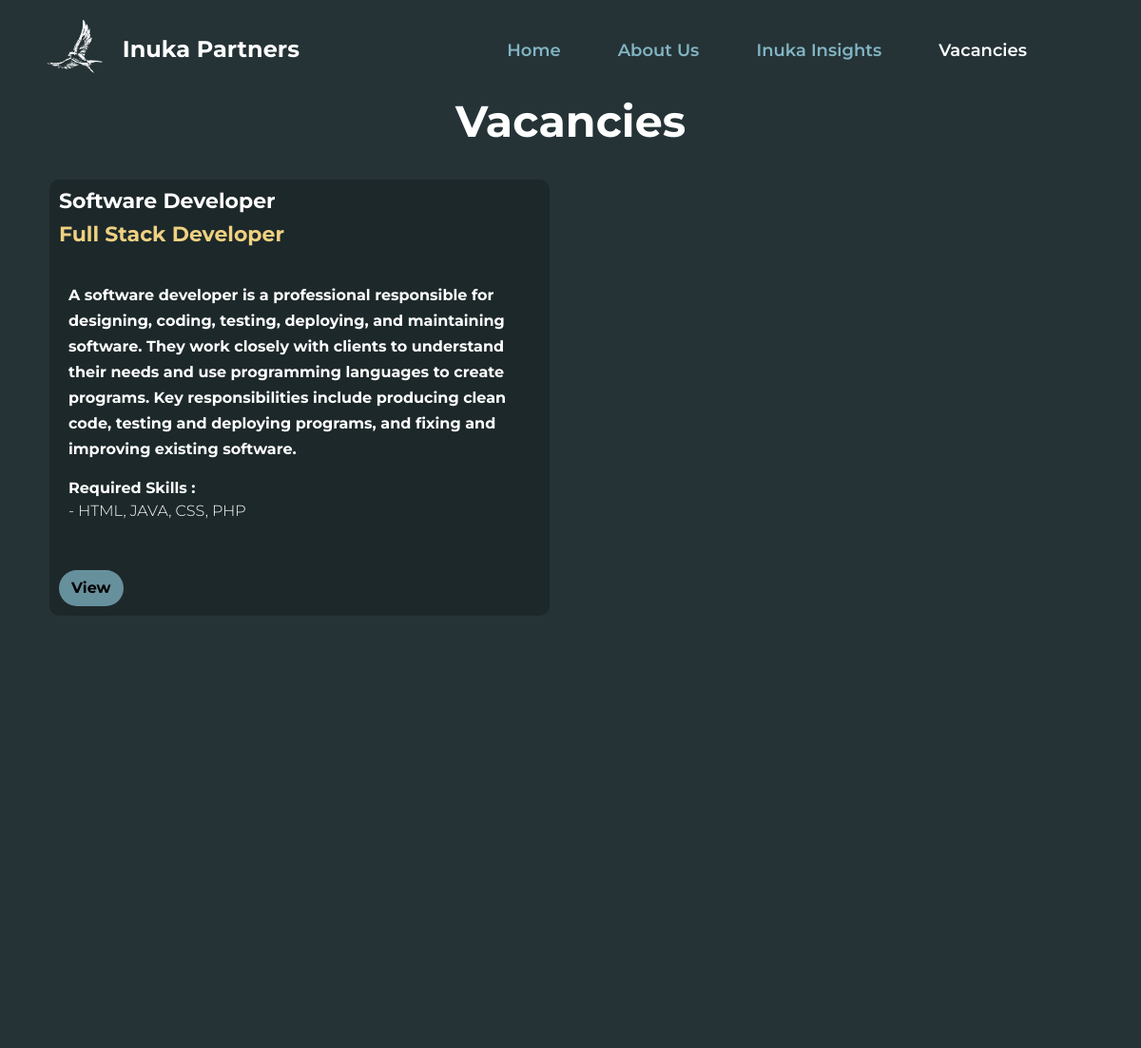
Before: /contact with the older database file.
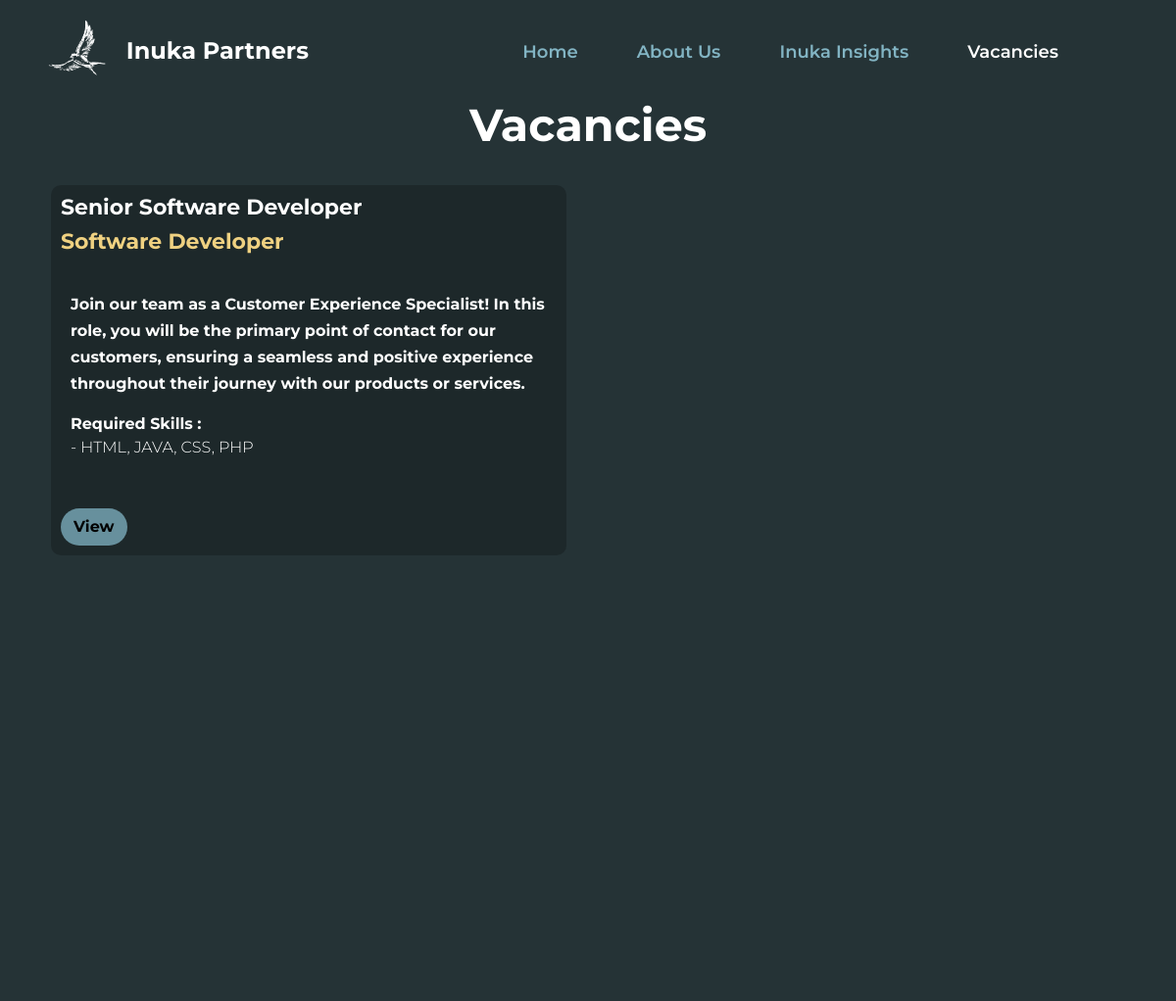
After: the same page with the newer database file.
### app/models.py (models this page shows)
class Job(db.Model):
    __tablename__ = 'job'
    id = db.Column(db.String(500), primary_key=True)
    title = db.Column(db.String(100))
    title_2 = db.Column(db.String(100))
    description = db.Column(db.String(3000))
    short_description = db.Column(db.String(2500))
    skills = db.Column(db.String(1000))

### app/routes.py (the view)
@app.route('/contact')
def contact():
    with Session(engine) as session:
        jobs = Job.query.all()
        sorted_jobs = SortedJobs.query.first()
        if sorted_jobs:
            order = eval(sorted_jobs.job_order)
        else:
            order = []
    return render_template('contact_us.html', jobs = jobs,order=order,sorted_jobs=sorted_jobs)

### app/templates/contact_us.html (shortened to what the changed rows need)
<!doctype html>
<html lang="en">
<head>
    <link href="/static/css/bootstrap.min.css" rel="stylesheet">
    <link href="/static/css/bootstrap-icons.css" rel="stylesheet">
    <link href="/static/css/templatemo-festava-live.css" rel="stylesheet">
    <link rel="stylesheet" href="https://cdnjs.cloudflare.com/ajax/libs/font-awesome/5.15.3//static/css/all.min.css">
        <link rel="stylesheet" href="https://cdnjs.cloudflare.com/ajax/libs/OwlCarousel2/2.3.4/assets/owl.carousel.min.css">
        <link rel="stylesheet" href="https://cdnjs.cloudflare.com/ajax/libs/OwlCarousel2/2.3.4/assets/owl.theme.default.min.css">
</head>
<body>
    <main>
        <section class="artists-section section-padding" style="background-color: #253336;padding-top: 100px;">
                <div class="container">
                    <h2 class="mb-4 text-center section fadeup" style="color: white; padding-top: 0px;">Vacancies</h2>
                    <div class="job-grid-container">
                        <div class="row">
                            {% if order %}
                                {% for job_id in order %}
                                    {% for job in jobs %}
                                        {% if job.id == job_id %}
                                            <div class="col-lg-6 col-md-6 mb-4 section fadeup">
                                                <div class="job-item">
                                                    <div class="job-opening-card">
                                                        <h6 style="color: white;">{{ job.title }}</h6>
                                                        <h6 style="color: #efd181;">{{ job.title_2 }}</h6>
                                                        <div class="job-content">
                                                            <p class="preserve-formatting">
                                                                <strong style="color: white; font-size: medium;">{{ job.short_description }}</strong>
                                                            </p>
                                                            <p style="color: white; font-size: medium;">
                                                                <strong style="color: white;">Required Skills :</strong>
                                                                <br>
                                                                {% if job.skills %}
                                                                    {% for skill in job.skills.split('.') %}
                                                                        - {{ skill }}
                                                                        <br>
                                                                    {% endfor %}
                                                                {% else %}
                                                                    No skills specified
                                                                {% endif %}
                                                                <br>
                                                            </p>
                                                        </div>
                                                        <a href="{{ url_for('view_job', job_id=job.id) }}">
                                                            <button class="btn" style="background-color: #67909d;color: black; border-radius: 20px; font-weight: bold;">
                                                                View
                                                            </button>
                                                        </a>
                                                    </div>
                                                </div>
                                            </div>
                                        {% endif %}
                                    {% endfor %}
                                {% endfor %}
                            {% else %}
                                {% for job in jobs %}
                                    <div class="col-lg-6 col-md-6 mb-4 section fadeup">
                                        <div class="job-item">
                                            <div class="job-opening-card">
                                                <h6 style="color: white;">{{ job.title }}</h6>
                                                <h6 style="color: #efd181;">{{ job.title_2 }}</h6>
                                                <div class="job-content">
                                                    <p class="preserve-formatting">
                                                        <strong style="color: white; font-size: medium;">{{ job.short_description }}</strong>
                                                    </p>
                                                    <p style="color: white; font-size: medium;">
                                                        <strong style="color: white;">Required Skills :</strong>
                                                        <br>
                                                        {% if job.skills %}
                                                            {% for skill in job.skills.split('.') %}
                                                                - {{ skill }}
                                                                <br>
                                                            {% endfor %}
                                                        {% else %}
                                                            No skills specified
                                                        {% endif %}
                                                        <br>
                                                    </p>
                                                </div>
                                                <a href="{{ url_for('view_job', job_id=job.id) }}">
                                                    <button class="btn" style="background-color: #67909d;color: black; border-radius: 20px; font-weight: bold;">
                                                        View
                                                    </button>
                                                </a>
                                            </div>
                                        </div>
                                    </div>
                                {% endfor %}
                            {% endif %}
                        </div>
                    </div>
          </section>
    </main>
</body>
</html>

Changed rows visible on the page:
removed Job: title "Software Developer", title_2 "Full Stack Developer", short_description "A software developer is a professional responsible for designing, coding, testing, deploying, and maintaining software. They work closely with clients to understand their needs and use programming languages to create programs. Key responsibilities include producing clean code, testing and deploying programs, and fixing and improving existing software.", skills "HTML, JAVA, CSS, PHP"
added Job: title "Senior Software Developer", title_2 "Software Developer", short_description "Join our team as a Customer Experience Specialist! In this role, you will be the primary point of contact for our customers, ensuring a seamless and positive experience throughout their journey with our products or services.", skills "HTML, JAVA, CSS, PHP"
